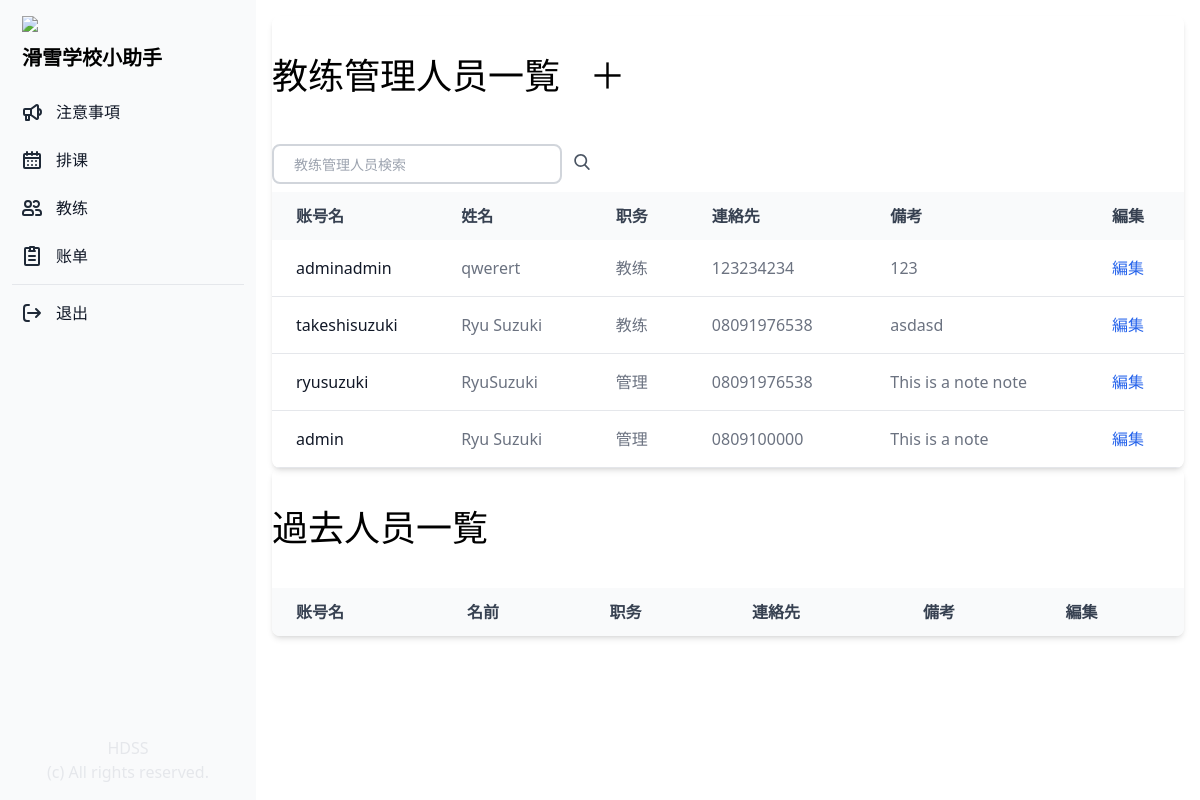
/profile_list/ (signed in), run on an earlier commit of the app's database.
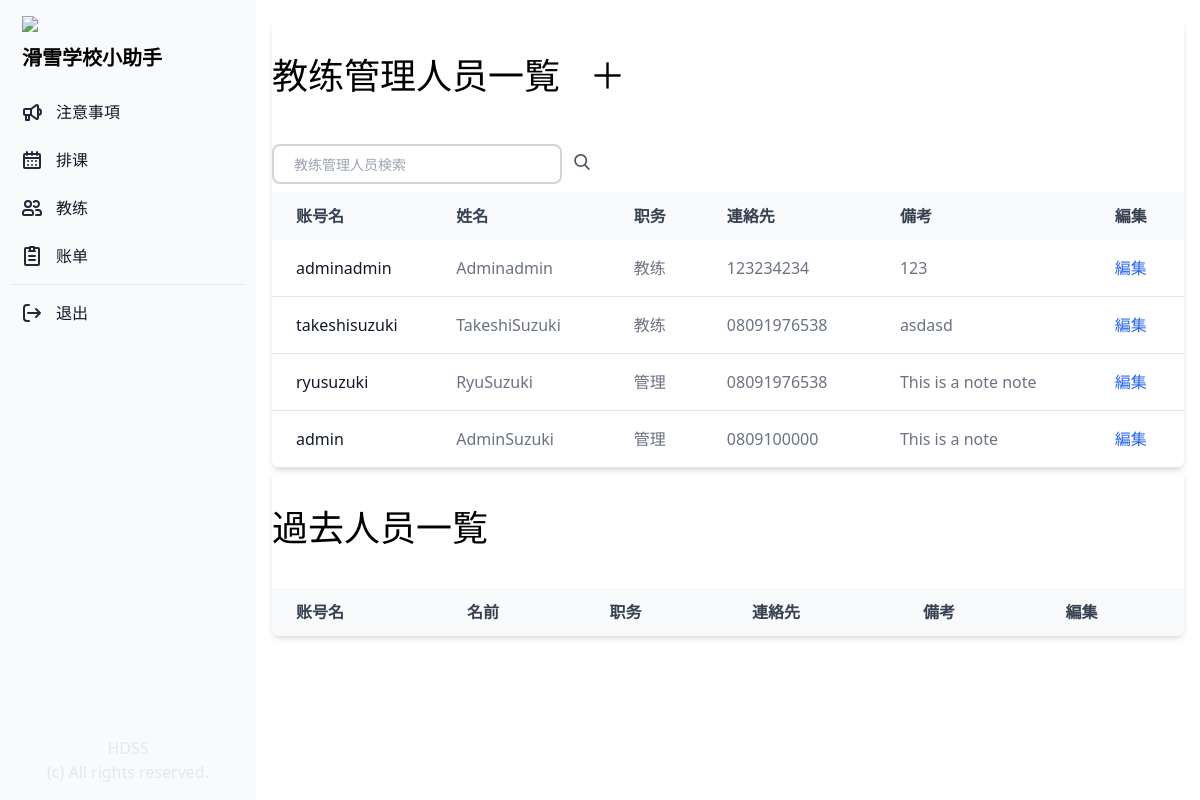
And on a later commit of the database.
### manager/models.py (models this page shows, shortened)
class Profile(models.Model):
    COLORS = (
        ('#808080', '灰色'),
        ('#ff6961', '赤色'),
        ('#ffb480', '橙色'),
        ('#f8f38d', '黄色'),
        ('#42d6a4', '緑色'),
        ('#08cad1', '水色'),
        ('#59adf6', '青色'),
        ('#9d94ff', '紫色'),
        ('#c780e8', '桃色'),
    )
    TYPE = (
        ('管理', '管理'),
        ('教练', '教练'),
        ('其他', '其他'),
    )
    SKI = (
        ('双板无极', '双板无极'),
        ('双板1级', '双板1级'),
        ('双板2级', '双板2级'),
        ('双板3级', '双板3级'),
        ('双板4级', '双板4级'),
    )
    SNOWBOARD = (
        ('单板无极', '单板无极'),
        ('单板1级', '单板1级'),
        ('单板2级', '单板2级'),
        ('单板3级', '单板3级'),
        ('单板4级', '单板4级'),
    )
    SKI_SYSTEM = (
        ('加拿大', '加拿大'),
        ('新西兰', '新西兰'),
        ('澳洲', '澳洲'),
        ('日本', '日本'),
        ('其他', '其他'),
        ('无', '无'),
    )
    SNOWBOARD_SYSTEM = (
        ('加拿大', '加拿大'),
        ('新西兰', '新西兰'),
        ('澳洲', '澳洲'),
        ('日本', '日本'),
        ('其他', '其他'),
        ('无', '无'),
    )
    user = models.OneToOneField(User, on_delete=models.CASCADE)
    birthday = models.DateField("生年月日", blank=True, null=True)
    color = models.CharField("教练色", max_length=30, choices=COLORS)
    contract_type = models.CharField("职务", max_length=50, choices=TYPE, default='教练')
    fullname = models.CharField("姓名", max_length=20, blank=True)
    phone = models.CharField("電話", max_length=20, blank=True)
    email = models.CharField("邮箱", max_length=50, blank=True)
    wechat = models.CharField("微信", max_length=20, blank=True)
    whatsapp = models.CharField("Whatsapp", max_length=20, blank=True)
    line = models.CharField("LINE", max_length=20, blank=True)
    ski_system = models.CharField("双板体系", max_length=50, choices=SKI_SYSTEM, default='加拿大')
    snowboard_system = models.CharField("单板体系", max_length=50, choices=SNOWBOARD_SYSTEM, default='加拿大')
    ski = models.CharField("级别", max_length=50, choices=SKI, default='双板1级')
    snowboard = models.CharField("级别", max_length=50, choices=SNOWBOARD, default='单板1级')
    accommodation = models.CharField("宿舍", max_length=20, blank=True)
    commission = models.DecimalField("提成", max_digits=10, decimal_places=2, default=0.00)
    note = models.CharField("備考", max_length=500, blank=True)
    is_active = models.BooleanField("現役中", default=True)
    date_created = models.DateTimeField("作成日", auto_now_add=True)
    updated_at = models.DateTimeField("更新日", auto_now=True)

### manager/views.py (the view)
# urls.py: path('profile_list/', views.profile_list, name="profile_list"),
@login_required(login_url='/login_user/')
def profile_list(request):
    if request.user.is_authenticated:
        profiles = Profile.objects.all().order_by('-date_created')
        contract = request.user.profile.contract_type
        if request.method == "POST":
            keyword = request.POST['keyword']
            result_list = Profile.objects.filter(fullname__contains=keyword).order_by('-date_created')
            return render(request, "profile/profile_search_list.html", {"result_list": result_list, "keyword": keyword})
        else:
            return render(request, "profile/profile_list.html", { "profiles": profiles, "contract": contract })
    else:
        return redirect('login_user')

### manager/templates/profile/profile_list.html (shortened to what the changed rows need)
{% extends "base.html" %}
{% block content %}
<div class="p-4 sm:ml-64">
    {% if contract == "下請け" %}
    {% else %}
    <div class="relative overflow-x-auto shadow-md sm:rounded-lg">
        <div class="px-auto">
            <h1 class="text-4xl py-10">教练管理人员一覧
                {% if contract == "管理" %}
                <a class="pl-5" href="{% url 'register_user' %}">＋</a>
                {% endif %}
            </h1>
        </div>
        <table class="w-full text-normal text-left rtl:text-right text-gray-500 dark:text-gray-400">
            <thead
                class="text-normal text-gray-700 uppercase bg-gray-50 whitespace-nowrap dark:bg-gray-700 dark:text-gray-400">
                <tr>
                    <th scope="col" class="px-6 py-3">
                        账号名
                    </th>
                    <th scope="col" class="px-6 py-3">
                        姓名
                    </th>
                    <th scope="col" class="px-6 py-3">
                        职务
                    </th>
                    <th scope="col" class="px-6 py-3">
                        連絡先
                    </th>
                    {% if contract == "管理" %}
                    <th scope="col" class="px-6 py-3">
                        備考
                    </th>
                    <th scope="col" class="px-6 py-3">
                        編集
                    </th>
                    {% endif %}
                </tr>
            </thead>
            <tbody>
                {% for profile in profiles %}
                {% if profile.is_active == True %}
                <tr class="border-b">
                    <th scope="row" class="pl-6 pr-3 py-4 font-medium whitespace-nowrap text-gray-900">
                        {{ profile.user }}
                    </th>
                    <td class="px-6 py-4 whitespace-nowrap">
                        {{ profile.fullname }}
                    </td>
                    <td class="px-6 py-4 whitespace-nowrap">
                        {{ profile.contract_type }}
                    </td>
                    <td class="px-6 py-4 whitespace-nowrap">
                        {{ profile.phone }}
                    </td>
                    {% if contract == "管理" %}
                    <td class="px-6 py-4 whitespace-nowrap">
                        {{ profile.note }}
                    </td>
                    <td class="px-6 py-4 whitespace-nowrap">
                        <a href="{% url 'update_profile' profile.id %}"
                            class="font-medium text-blue-600 hover:underline">編集</a>
                    </td>
                    {% endif %}
                </tr>
                {% endif %}
                {% endfor %}
            </tbody>
        </table>
    </div>
    <div class="relative overflow-x-auto shadow-md sm:rounded-lg">
        <div class="px-auto">
            <h1 class="text-4xl py-10">過去人员一覧</h1>
        </div>
        <table class="w-full text-normal text-left rtl:text-right text-gray-500 dark:text-gray-400">
            <thead
                class="text-normal text-gray-700 uppercase bg-gray-50 whitespace-nowrap dark:bg-gray-700 dark:text-gray-400">
                <tr>
                    <th scope="col" class="px-6 py-3">
                        账号名
                    </th>
                    <th scope="col" class="px-6 py-3">
                        名前
                    </th>
                    <th scope="col" class="px-6 py-3">
                        职务
                    </th>
                    <th scope="col" class="px-6 py-3">
                        連絡先
                    </th>
                    {% if contract == "管理" %}
                    <th scope="col" class="px-6 py-3">
                        備考
                    </th>
                    <th scope="col" class="px-6 py-3">
                        編集
                    </th>
                    {% endif %}
                </tr>
            </thead>
        </table>
    </div>
    {% endif %}
</div>
{% endblock content %}

What changed in the data, as far as the page shows it:
changed Profile "adminadmin": fullname "qwerert" → "Adminadmin"
changed Profile "asdasd": fullname "Ryu Suzuki" → "TakeshiSuzuki"
changed Profile "This is a note": fullname "Ryu Suzuki" → "AdminSuzuki"
